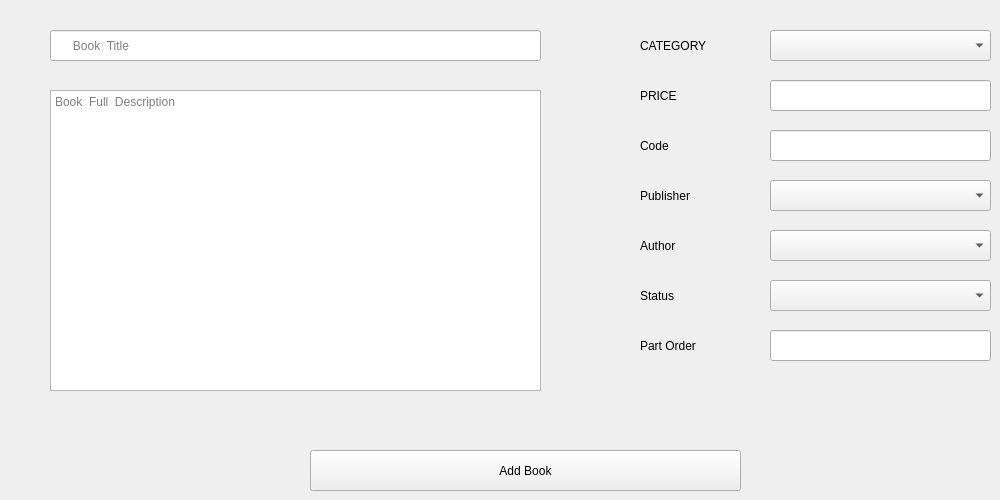
      <widget class="QWidget" name="tab_9">
       <attribute name="title">
        <string>Add New Book</string>
       </attribute>
       <widget class="QPushButton" name="pushButton_10">
        <property name="geometry">
         <rect>
          <x>310</x>
          <y>450</y>
          <width>431</width>
          <height>41</height>
         </rect>
        </property>
        <property name="text">
         <string>Add Book</string>
        </property>
       </widget>
       <widget class="QLineEdit" name="lineEdit_3">
        <property name="geometry">
         <rect>
          <x>50</x>
          <y>30</y>
          <width>491</width>
          <height>31</height>
         </rect>
        </property>
        <property name="placeholderText">
         <string>      Book  Title</string>
        </property>
       </widget>
       <widget class="QTextEdit" name="textEdit">
        <property name="geometry">
         <rect>
          <x>50</x>
          <y>90</y>
          <width>491</width>
          <height>301</height>
         </rect>
        </property>
        <property name="placeholderText">
         <string>Book  Full  Description</string>
        </property>
       </widget>
       <widget class="QComboBox" name="comboBox_3">
        <property name="geometry">
         <rect>
          <x>770</x>
          <y>30</y>
          <width>221</width>
          <height>31</height>
         </rect>
        </property>
       </widget>
       <widget class="QLabel" name="label_2">
        <property name="geometry">
         <rect>
          <x>640</x>
          <y>30</y>
          <width>131</width>
          <height>31</height>
         </rect>
        </property>
        <property name="text">
         <string>CATEGORY</string>
        </property>
       </widget>
       <widget class="QLineEdit" name="lineEdit_4">
        <property name="geometry">
         <rect>
          <x>770</x>
          <y>80</y>
          <width>221</width>
          <height>31</height>
         </rect>
        </property>
       </widget>
       <widget class="QLabel" name="label_3">
        <property name="geometry">
         <rect>
          <x>640</x>
          <y>80</y>
          <width>131</width>
          <height>31</height>
         </rect>
        </property>
        <property name="text">
         <string>PRICE</string>
        </property>
       </widget>
       <widget class="QLineEdit" name="lineEdit_5">
        <property name="geometry">
         <rect>
          <x>770</x>
          <y>130</y>
          <width>221</width>
          <height>31</height>
         </rect>
        </property>
        <property name="text">
         <string/>
        </property>
       </widget>
       <widget class="QLabel" name="label_4">
        <property name="geometry">
         <rect>
          <x>640</x>
          <y>130</y>
          <width>131</width>
          <height>31</height>
         </rect>
        </property>
        <property name="text">
         <string>Code</string>
        </property>
       </widget>
       <widget class="QLabel" name="label_5">
        <property name="geometry">
         <rect>
          <x>640</x>
          <y>180</y>
          <width>131</width>
          <height>31</height>
         </rect>
        </property>
        <property name="text">
         <string>Publisher</string>
        </property>
       </widget>
       <widget class="QComboBox" name="comboBox_4">
        <property name="geometry">
         <rect>
          <x>770</x>
          <y>180</y>
          <width>221</width>
          <height>31</height>
         </rect>
        </property>
       </widget>
       <widget class="QLabel" name="label_6">
        <property name="geometry">
         <rect>
          <x>640</x>
          <y>230</y>
          <width>131</width>
          <height>31</height>
         </rect>
        </property>
        <property name="text">
         <string>Author</string>
        </property>
       </widget>
       <widget class="QComboBox" name="comboBox_5">
        <property name="geometry">
         <rect>
          <x>770</x>
          <y>230</y>
          <width>221</width>
          <height>31</height>
         </rect>
        </property>
       </widget>
       <widget class="QComboBox" name="comboBox_6">
        <property name="geometry">
         <rect>
          <x>770</x>
          <y>280</y>
          <width>221</width>
          <height>31</height>
         </rect>
        </property>
       </widget>
       <widget class="QLabel" name="label_7">
        <property name="geometry">
         <rect>
          <x>640</x>
          <y>280</y>
          <width>131</width>
          <height>31</height>
         </rect>
        </property>
        <property name="text">
         <string>Status</string>
        </property>
       </widget>
       <widget class="QLineEdit" name="lineEdit_6">
        <property name="geometry">
         <rect>
          <x>770</x>
          <y>330</y>
          <width>221</width>
          <height>31</height>
         </rect>
        </property>
        <property name="text">
         <string/>
        </property>
       </widget>
       <widget class="QLabel" name="label_8">
        <property name="geometry">
         <rect>
          <x>640</x>
          <y>330</y>
          <width>131</width>
          <height>31</height>
         </rect>
        </property>
        <property name="text">
         <string>Part Order</string>
        </property>
       </widget>
      </widget>
